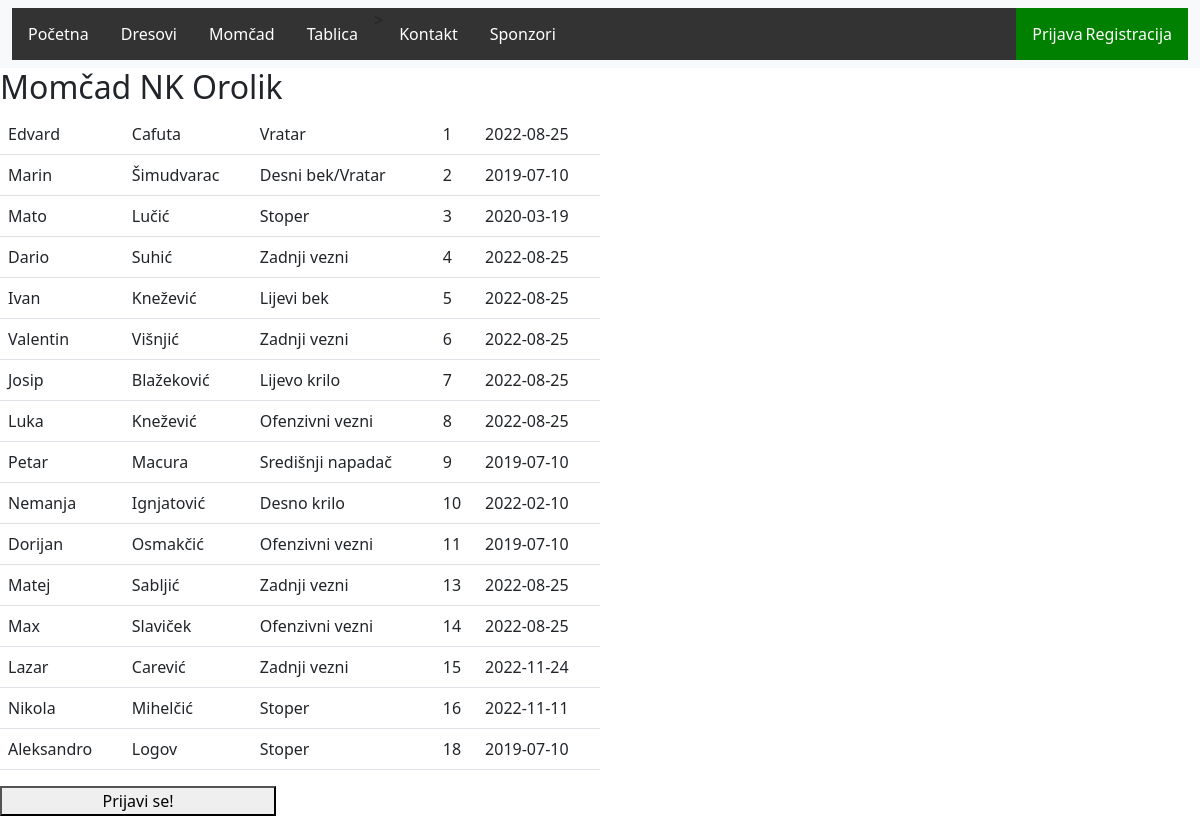
Page /ispis.php on the committed database.
### tables this page shows
CREATE TABLE `orolik` (
  `ime` varchar(20) NOT NULL,
  `prezime` varchar(20) NOT NULL,
  `pozicija` varchar(20) NOT NULL,
  `broj` int(2) NOT NULL,
  `datum dolaska` date NOT NULL DEFAULT current_timestamp()
);

### spoj.php (called while the page is built, shortened)
<?php
class DatabaseConnection
{
    public $conn;
    public $servername = "localhost";
    public $username = "root";
    public $password = "";
    public $database = "tablica";
    public function connect()
    {
        $this->conn = new mysqli($this->servername, $this->username, $this->password, $this->database);
    }
    public function query($query)
    {
        return mysqli_query($this->conn, $query);
    }
    public function getArray($data)
    {
        return mysqli_fetch_array($data, MYSQLI_ASSOC);
    }
    public function getCount($data)
    {
        return mysqli_num_rows($data);
    }
}
?>

### ispis.php (the view, shortened to what this page needs)
<?php
include "spoj.php";
?>
<!DOCTYPE html>
<html lang="en">
<head>
    <link rel="stylesheet" href="style-momcad.css">
    <link rel="stylesheet" href="https://cdn.jsdelivr.net/npm/bootstrap@5.2.2/dist/css/bootstrap.min.css">
        <link href="https://cdn.jsdelivr.net/npm/bootstrap@5.2.3/dist/css/bootstrap.min.css" rel="stylesheet">
</head>
<body>
<nav class="navbar navbar-expand-sm bg-light navbar-light">
  <div class="container-fluid">
    <ul class="navbar-nav w-100">
      <li class="nav-item">
        <a href="index.php">Početna</a>
      </li>
     <li class="nav-item">
     <a href="dresovi.php">Dresovi</a>
      </li>
      <li class="nav-item">
      <li><a href="ispis.php">Momčad</a></li>
      </li>
      <li class="nav-item">
        <li><a href="tablica.php">Tablica</a></li>>
      </li>
      <li class="nav-item">
      <li><a href="kontakt.php">Kontakt</a></li>
      </li>
      <li class="nav-item">
        <li><a href="sponzori.php">Sponzori</a></li>
      </li>
    </ul>
      <?php
                if (isset($_SESSION['ime'] )) {
            ?><ul class="nav justify-content-end">
            <li id="desno"><a href="odjava.php" class="logout">Odjava</a></li>
                </ul>
            <?php
                }
                else{
                ?>
                <ul class="nav justify-content-right">
                <li class="nav-item">
                     <li id="desno"><a href="prijava.php">Prijava</a></li>
                    </li>
                </ul>
                    <ul class="nav justify-content-end">
                    <li class="nav-item">
                <li id="desno"><a href="registracija.php">Registracija</a></li>
                </li>
                </ul>
                <?php
            }?>
  </div>
</nav>
      <h2>Momčad NK Orolik</h2>
      <?php
$conn = new DatabaseConnection;
$conn->connect();
$sql = "SELECT * FROM orolik";
$resultAll = $conn->query($sql);
if ($conn->getCount($resultAll) > 0) {
    echo "<div class=\"col col-6\">";
    echo "<table class=\"table\">";
    while ($row = $conn->getArray($resultAll)) {
        echo "<tr>";
        echo "<td>" . $row['ime'] . "</td>";
        echo "<td>" . $row['prezime'] . "</td>";
        echo "<td>" . $row['pozicija'] . "</td>";
        echo "<td>" . $row['broj'] . "</td>";
        echo "<td>" . $row['datum dolaska'] . "</td>";
        echo "</tr>";
    }
    echo "</table>";
    echo "</div>";
}
?>
<?php
    if (isset($_SESSION['ime'] )) {
    if ($_SESSION['uloga'] == 'administrator') {
?>
<button onclick="location.href='dodaj_igraca.php';">Dodaj igrača</button>
<button onclick="location.href='odabir.php';">Izbriši igrača</button>
<?php
    }
}
    else{
        ?>
        <button onclick="location.href='prijava.php';">Prijavi se!</button>
        <?php
    }
?>
</body>
</html>

### style-momcad.css (style rules this page uses)
button { width: 23%; height: 100%; }
ul { list-style-type: none; margin: 0; padding: 0; overflow: hidden; background-color: #333; }
li { float: left; }
li a { text-decoration: none; display: block; color: white; text-align: center; padding: 14px 16px; text-decoration: none; }
#desno { text-decoration: none; float: right; background-color: green; }

### rows in the picture
orolik: ime "Edvard", prezime "Cafuta", pozicija "Vratar", broj "1", datum dolaska "2022-08-25"
orolik: ime "Marin", prezime "Šimudvarac", pozicija "Desni bek/Vratar", broj "2", datum dolaska "2019-07-10"
orolik: ime "Mato", prezime "Lučić", pozicija "Stoper", broj "3", datum dolaska "2020-03-19"
orolik: ime "Dario", prezime "Suhić", pozicija "Zadnji vezni", broj "4", datum dolaska "2022-08-25"
orolik: ime "Ivan", prezime "Knežević", pozicija "Lijevi bek", broj "5", datum dolaska "2022-08-25"
orolik: ime "Valentin", prezime "Višnjić", pozicija "Zadnji vezni", broj "6", datum dolaska "2022-08-25"
orolik: ime "Josip", prezime "Blažeković", pozicija "Lijevo krilo", broj "7", datum dolaska "2022-08-25"
orolik: ime "Luka", prezime "Knežević", pozicija "Ofenzivni vezni", broj "8", datum dolaska "2022-08-25"
orolik: ime "Petar", prezime "Macura", pozicija "Središnji napadač", broj "9", datum dolaska "2019-07-10"
orolik: ime "Nemanja", prezime "Ignjatović", pozicija "Desno krilo", broj "10", datum dolaska "2022-02-10"
orolik: ime "Dorijan", prezime "Osmakčić", pozicija "Ofenzivni vezni", broj "11", datum dolaska "2019-07-10"
orolik: ime "Matej", prezime "Sabljić", pozicija "Zadnji vezni", broj "13", datum dolaska "2022-08-25"
orolik: ime "Max", prezime "Slaviček", pozicija "Ofenzivni vezni", broj "14", datum dolaska "2022-08-25"
orolik: ime "Lazar", prezime "Carević", pozicija "Zadnji vezni", broj "15", datum dolaska "2022-11-24"
orolik: ime "Nikola", prezime "Mihelčić", pozicija "Stoper", broj "16", datum dolaska "2022-11-11"
orolik: ime "Aleksandro", prezime "Logov", pozicija "Stoper", broj "18", datum dolaska "2019-07-10"
